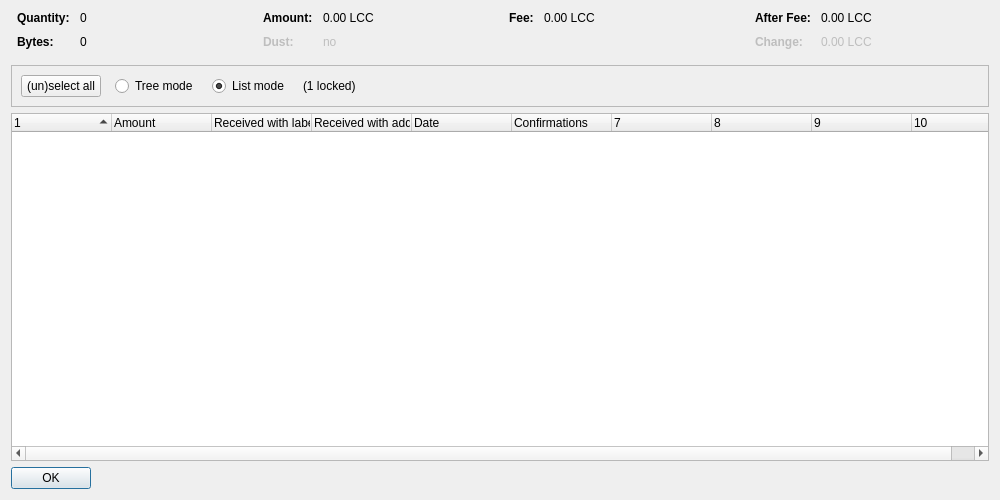
<?xml version="1.0" encoding="UTF-8"?>
<ui version="4.0">
 <class>CoinControlDialog</class>
 <widget class="QDialog" name="CoinControlDialog">
  <property name="geometry">
   <rect>
    <x>0</x>
    <y>0</y>
    <width>1000</width>
    <height>500</height>
   </rect>
  </property>
  <property name="windowTitle">
   <string>Coin Selection</string>
  </property>
  <layout class="QVBoxLayout" name="verticalLayout">
   <item>
    <layout class="QHBoxLayout" name="horizontalLayoutTop" stretch="0,0,0,0">
     <property name="topMargin">
      <number>0</number>
     </property>
     <property name="bottomMargin">
      <number>10</number>
     </property>
     <item>
      <layout class="QFormLayout" name="formLayoutCoinControl1">
       <property name="horizontalSpacing">
        <number>10</number>
       </property>
       <property name="verticalSpacing">
        <number>10</number>
       </property>
       <property name="leftMargin">
        <number>6</number>
       </property>
       <property name="rightMargin">
        <number>6</number>
       </property>
       <item row="0" column="0">
        <widget class="QLabel" name="labelCoinControlQuantityText">
         <property name="font">
          <font>
           <weight>75</weight>
           <bold>true</bold>
          </font>
         </property>
         <property name="text">
          <string>Quantity:</string>
         </property>
        </widget>
       </item>
       <item row="0" column="1">
        <widget class="QLabel" name="labelCoinControlQuantity">
         <property name="cursor">
          <cursorShape>IBeamCursor</cursorShape>
         </property>
         <property name="contextMenuPolicy">
          <enum>Qt::ActionsContextMenu</enum>
         </property>
         <property name="text">
          <string notr="true">0</string>
         </property>
         <property name="textInteractionFlags">
          <set>Qt::LinksAccessibleByMouse|Qt::TextSelectableByKeyboard|Qt::TextSelectableByMouse</set>
         </property>
        </widget>
       </item>
       <item row="1" column="0">
        <widget class="QLabel" name="labelCoinControlBytesText">
         <property name="font">
          <font>
           <weight>75</weight>
           <bold>true</bold>
          </font>
         </property>
         <property name="text">
          <string>Bytes:</string>
         </property>
        </widget>
       </item>
       <item row="1" column="1">
        <widget class="QLabel" name="labelCoinControlBytes">
         <property name="cursor">
          <cursorShape>IBeamCursor</cursorShape>
         </property>
         <property name="contextMenuPolicy">
          <enum>Qt::ActionsContextMenu</enum>
         </property>
         <property name="text">
          <string notr="true">0</string>
         </property>
         <property name="textInteractionFlags">
          <set>Qt::LinksAccessibleByMouse|Qt::TextSelectableByKeyboard|Qt::TextSelectableByMouse</set>
         </property>
        </widget>
       </item>
      </layout>
     </item>
     <item>
      <layout class="QFormLayout" name="formLayoutCoinControl2">
       <property name="horizontalSpacing">
        <number>10</number>
       </property>
       <property name="verticalSpacing">
        <number>10</number>
       </property>
       <property name="leftMargin">
        <number>6</number>
       </property>
       <property name="rightMargin">
        <number>6</number>
       </property>
       <item row="0" column="0">
        <widget class="QLabel" name="labelCoinControlAmountText">
         <property name="font">
          <font>
           <weight>75</weight>
           <bold>true</bold>
          </font>
         </property>
         <property name="text">
          <string>Amount:</string>
         </property>
        </widget>
       </item>
       <item row="0" column="1">
        <widget class="QLabel" name="labelCoinControlAmount">
         <property name="cursor">
          <cursorShape>IBeamCursor</cursorShape>
         </property>
         <property name="contextMenuPolicy">
          <enum>Qt::ActionsContextMenu</enum>
         </property>
         <property name="text">
          <string notr="true">0.00 LCC</string>
         </property>
         <property name="textInteractionFlags">
          <set>Qt::LinksAccessibleByMouse|Qt::TextSelectableByKeyboard|Qt::TextSelectableByMouse</set>
         </property>
        </widget>
       </item>
       <item row="1" column="0">
        <widget class="QLabel" name="labelCoinControlLowOutputText">
         <property name="enabled">
          <bool>false</bool>
         </property>
         <property name="font">
          <font>
           <weight>75</weight>
           <bold>true</bold>
          </font>
         </property>
         <property name="text">
          <string>Dust:</string>
         </property>
        </widget>
       </item>
       <item row="1" column="1">
        <widget class="QLabel" name="labelCoinControlLowOutput">
         <property name="enabled">
          <bool>false</bool>
         </property>
         <property name="cursor">
          <cursorShape>IBeamCursor</cursorShape>
         </property>
         <property name="contextMenuPolicy">
          <enum>Qt::ActionsContextMenu</enum>
         </property>
         <property name="text">
          <string notr="true">no</string>
         </property>
         <property name="textInteractionFlags">
          <set>Qt::LinksAccessibleByMouse|Qt::TextSelectableByKeyboard|Qt::TextSelectableByMouse</set>
         </property>
        </widget>
       </item>
      </layout>
     </item>
     <item>
      <layout class="QFormLayout" name="formLayoutCoinControl3">
       <property name="horizontalSpacing">
        <number>10</number>
       </property>
       <property name="verticalSpacing">
        <number>10</number>
       </property>
       <property name="leftMargin">
        <number>6</number>
       </property>
       <property name="rightMargin">
        <number>6</number>
       </property>
       <item row="0" column="0">
        <widget class="QLabel" name="labelCoinControlFeeText">
         <property name="font">
          <font>
           <weight>75</weight>
           <bold>true</bold>
          </font>
         </property>
         <property name="text">
          <string>Fee:</string>
         </property>
        </widget>
       </item>
       <item row="0" column="1">
        <widget class="QLabel" name="labelCoinControlFee">
         <property name="cursor">
          <cursorShape>IBeamCursor</cursorShape>
         </property>
         <property name="contextMenuPolicy">
          <enum>Qt::ActionsContextMenu</enum>
         </property>
         <property name="text">
          <string notr="true">0.00 LCC</string>
         </property>
         <property name="textInteractionFlags">
          <set>Qt::LinksAccessibleByMouse|Qt::TextSelectableByKeyboard|Qt::TextSelectableByMouse</set>
         </property>
        </widget>
       </item>
      </layout>
     </item>
     <item>
      <layout class="QFormLayout" name="formLayoutCoinControl4">
       <property name="horizontalSpacing">
        <number>10</number>
       </property>
       <property name="verticalSpacing">
        <number>10</number>
       </property>
       <property name="leftMargin">
        <number>6</number>
       </property>
       <property name="rightMargin">
        <number>6</number>
       </property>
       <item row="0" column="0">
        <widget class="QLabel" name="labelCoinControlAfterFeeText">
         <property name="font">
          <font>
           <weight>75</weight>
           <bold>true</bold>
          </font>
         </property>
         <property name="text">
          <string>After Fee:</string>
         </property>
        </widget>
       </item>
       <item row="0" column="1">
        <widget class="QLabel" name="labelCoinControlAfterFee">
         <property name="cursor">
          <cursorShape>IBeamCursor</cursorShape>
         </property>
         <property name="contextMenuPolicy">
          <enum>Qt::ActionsContextMenu</enum>
         </property>
         <property name="text">
          <string notr="true">0.00 LCC</string>
         </property>
         <property name="textInteractionFlags">
          <set>Qt::LinksAccessibleByMouse|Qt::TextSelectableByKeyboard|Qt::TextSelectableByMouse</set>
         </property>
        </widget>
       </item>
       <item row="1" column="0">
        <widget class="QLabel" name="labelCoinControlChangeText">
         <property name="enabled">
          <bool>false</bool>
         </property>
         <property name="font">
          <font>
           <weight>75</weight>
           <bold>true</bold>
          </font>
         </property>
         <property name="text">
          <string>Change:</string>
         </property>
        </widget>
       </item>
       <item row="1" column="1">
        <widget class="QLabel" name="labelCoinControlChange">
         <property name="enabled">
          <bool>false</bool>
         </property>
         <property name="cursor">
          <cursorShape>IBeamCursor</cursorShape>
         </property>
         <property name="contextMenuPolicy">
          <enum>Qt::ActionsContextMenu</enum>
         </property>
         <property name="text">
          <string notr="true">0.00 LCC</string>
         </property>
         <property name="textInteractionFlags">
          <set>Qt::LinksAccessibleByMouse|Qt::TextSelectableByKeyboard|Qt::TextSelectableByMouse</set>
         </property>
        </widget>
       </item>
      </layout>
     </item>
    </layout>
   </item>
   <item>
    <widget class="QFrame" name="frame">
     <property name="minimumSize">
      <size>
       <width>0</width>
       <height>40</height>
      </size>
     </property>
     <property name="frameShape">
      <enum>QFrame::StyledPanel</enum>
     </property>
     <property name="frameShadow">
      <enum>QFrame::Sunken</enum>
     </property>
     <layout class="QHBoxLayout" name="horizontalLayout">
      <item>
       <layout class="QHBoxLayout" name="horizontalLayoutPanel" stretch="0,0,0,0,0">
        <property name="spacing">
         <number>14</number>
        </property>
        <item>
         <widget class="QPushButton" name="pushButtonSelectAll">
          <property name="sizePolicy">
           <sizepolicy hsizetype="Maximum" vsizetype="Fixed">
            <horstretch>0</horstretch>
            <verstretch>0</verstretch>
           </sizepolicy>
          </property>
          <property name="text">
           <string>(un)select all</string>
          </property>
          <property name="autoDefault">
           <bool>false</bool>
          </property>
         </widget>
        </item>
        <item>
         <widget class="QRadioButton" name="radioTreeMode">
          <property name="sizePolicy">
           <sizepolicy hsizetype="Maximum" vsizetype="Fixed">
            <horstretch>0</horstretch>
            <verstretch>0</verstretch>
           </sizepolicy>
          </property>
          <property name="text">
           <string>Tree mode</string>
          </property>
         </widget>
        </item>
        <item>
         <widget class="QRadioButton" name="radioListMode">
          <property name="sizePolicy">
           <sizepolicy hsizetype="Maximum" vsizetype="Fixed">
            <horstretch>0</horstretch>
            <verstretch>0</verstretch>
           </sizepolicy>
          </property>
          <property name="text">
           <string>List mode</string>
          </property>
          <property name="checked">
           <bool>true</bool>
          </property>
         </widget>
        </item>
        <item>
         <widget class="QLabel" name="labelLocked">
          <property name="text">
           <string notr="true">(1 locked)</string>
          </property>
         </widget>
        </item>
        <item>
         <spacer name="horizontalSpacer">
          <property name="orientation">
           <enum>Qt::Horizontal</enum>
          </property>
          <property name="sizeHint" stdset="0">
           <size>
            <width>40</width>
            <height>20</height>
           </size>
          </property>
         </spacer>
        </item>
       </layout>
      </item>
     </layout>
    </widget>
   </item>
   <item>
    <widget class="CoinControlTreeWidget" name="treeWidget">
     <property name="contextMenuPolicy">
      <enum>Qt::CustomContextMenu</enum>
     </property>
     <property name="sortingEnabled">
      <bool>false</bool>
     </property>
     <property name="columnCount">
      <number>10</number>
     </property>
     <attribute name="headerShowSortIndicator" stdset="0">
      <bool>true</bool>
     </attribute>
     <attribute name="headerStretchLastSection">
      <bool>false</bool>
     </attribute>
     <column>
      <property name="text">
       <string/>
      </property>
     </column>
     <column>
      <property name="text">
       <string>Amount</string>
      </property>
     </column>
     <column>
      <property name="text">
       <string>Received with label</string>
      </property>
     </column>
     <column>
      <property name="text">
       <string>Received with address</string>
      </property>
     </column>
     <column>
      <property name="text">
       <string>Date</string>
      </property>
     </column>
     <column>
      <property name="text">
       <string>Confirmations</string>
      </property>
      <property name="toolTip">
       <string>Confirmed</string>
      </property>
     </column>
     <column>
      <property name="text">
       <string/>
      </property>
     </column>
     <column>
      <property name="text">
       <string/>
      </property>
     </column>
     <column>
      <property name="text">
       <string/>
      </property>
     </column>
     <column>
      <property name="text">
       <string/>
      </property>
     </column>
    </widget>
   </item>
   <item>
    <widget class="QDialogButtonBox" name="buttonBox">
     <property name="sizePolicy">
      <sizepolicy hsizetype="Maximum" vsizetype="Fixed">
       <horstretch>0</horstretch>
       <verstretch>0</verstretch>
      </sizepolicy>
     </property>
     <property name="orientation">
      <enum>Qt::Horizontal</enum>
     </property>
     <property name="standardButtons">
      <set>QDialogButtonBox::Ok</set>
     </property>
    </widget>
   </item>
  </layout>
 </widget>
 <customwidgets>
  <customwidget>
   <class>CoinControlTreeWidget</class>
   <extends>QTreeWidget</extends>
   <header>coincontroltreewidget.h</header>
  </customwidget>
 </customwidgets>
 <resources/>
 <connections/>
</ui>
